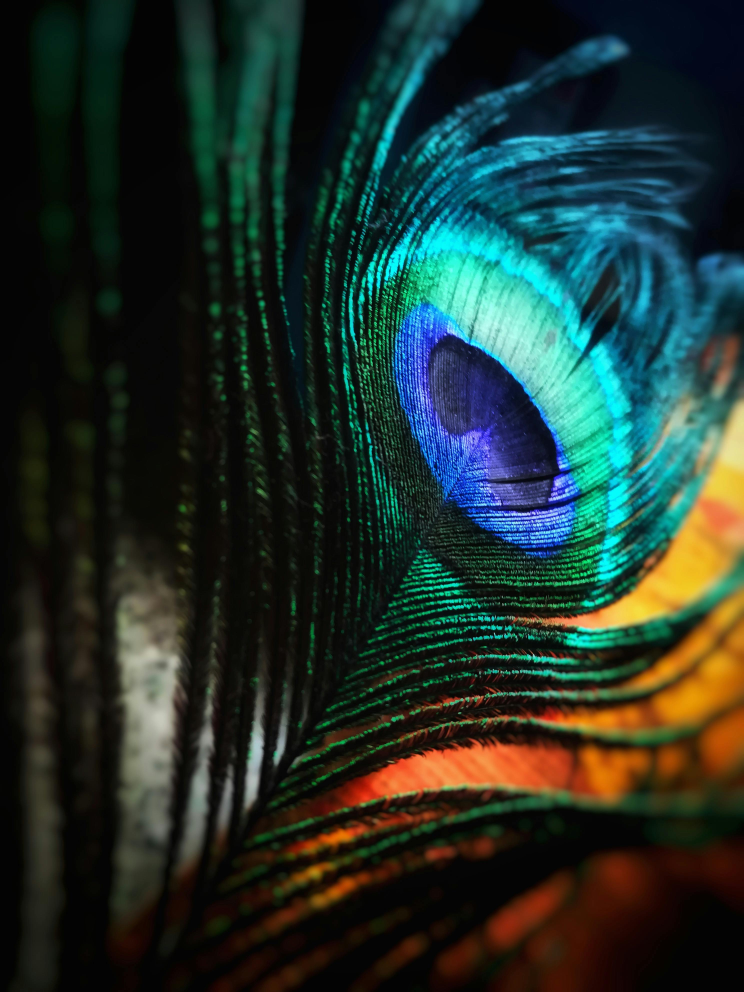
#> input picture pic1.jpg, 2976 x 3968 px, found by its file name (shown at 1/4 size)
$ jupyter execute matlib_attrition_report.ipynb
#> lines starting #> are read from the running program, lines starting #| are printed output that depends on the picture
[cell 1]
import numpy as np
import matplotlib.pyplot as plt
import cv2

[cell 2]
one_image=np.zeros((20,20))
one_image[:,11]=255
one_image[0,8:11]=255
plt.imshow(one_image)
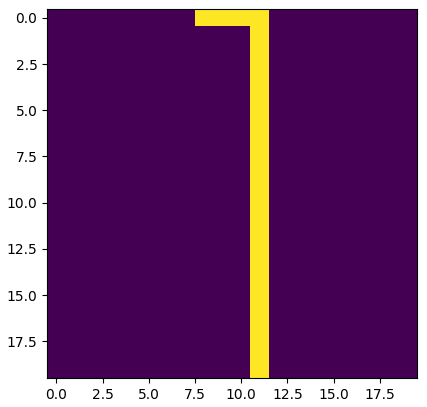
#> figure drawn by matplotlib, 1 panel

[cell 3]
img_array=plt.imread(r"E:\datascience\NUMPY\pic1.jpg")
#> img_array is the input picture: shape (3968, 2976, 3); mean R, G, B 33.4, 49.2, 42.6
img_array.shape
img_array[:,:,0].shape
plt.imshow(img_array[:,:,0])
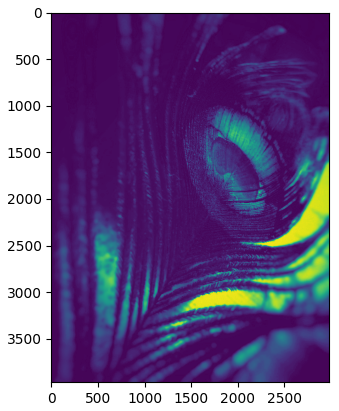
#> figure drawn by matplotlib, 1 panel

[cell 4]
img_array1=cv2.imread(r'E:\datascience\NUMPY\pic1.jpg')

img_array1.shape # height,width, colour image
resized=cv2.resize(img_array1,(800,600)) # name of image,width,height
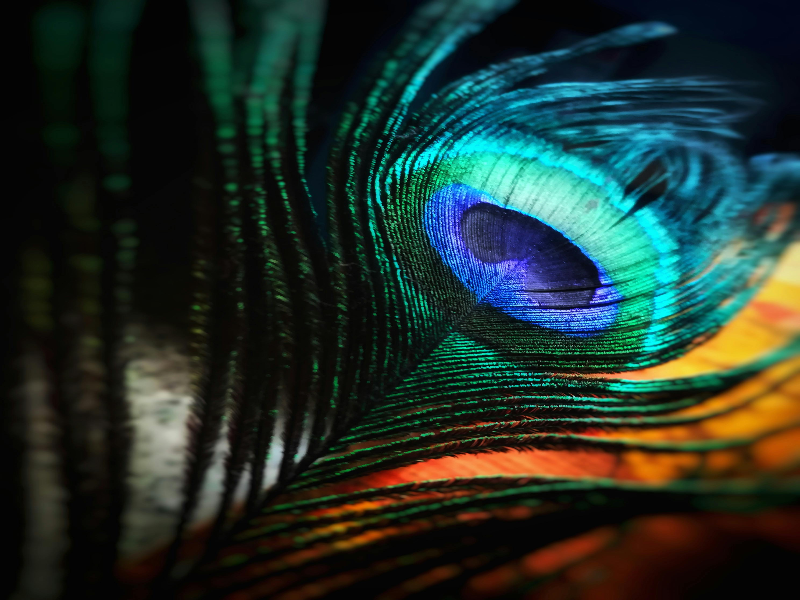
#> resized: shape (600, 800, 3); mean B, G, R 42.5, 49.1, 33.3
img_array1[2500:3000,1000:1500]
cv2.imshow("feather",resized)
cv2.waitKey(2500) # 0 = infinite time, 1000 = 1 sec
cv2.destroyAllWindows()

[cell 5]
labels=["Middle aged","Young aged","Adult"]
sizes=[1129,385,162]
colours=["skyblue","Darkblue","gray"]
explode=(0,0,0)
plt.figure(figsize=(3,3))  # Optional: Set the figure size

plt.pie(sizes, explode=explode, labels=labels, colors=colours,autopct='%1.1f%%')
        # autopct='%1.1f%%', shadow=True, startangle=140)
plt.axis('equal')
plt.show()
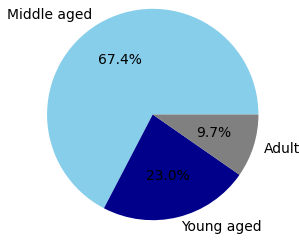
#> figure drawn by matplotlib, 1 panel

[cell 6]
categories=["Young aged","Middle aged","Adult"]
values=[101,88,10]
colours=["skyblue","darkblue",'grey']
plt.figure(figsize=(4,4))
plt.bar(categories,values)
plt.xlabel("Age")
plt.ylabel("No of employees")
plt.show()
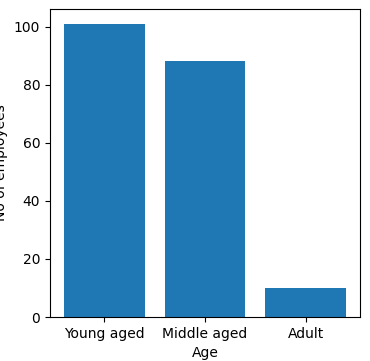
#> figure drawn by matplotlib, 1 panel; tallest bar 101 high, from x = -0.4 to 0.4

[cell 7]
x = [1, 2, 3, 4, 5]
y = [1, 3, 2, 5, 4]
plt.fill_between(x, y, color="skyblue", alpha=0.4)
plt.plot(x, y, color="Slateblue", alpha=0.6)
plt.title('Area Chart')
plt.xlabel('X-axis')
plt.ylabel('Y-axis')
plt.show()
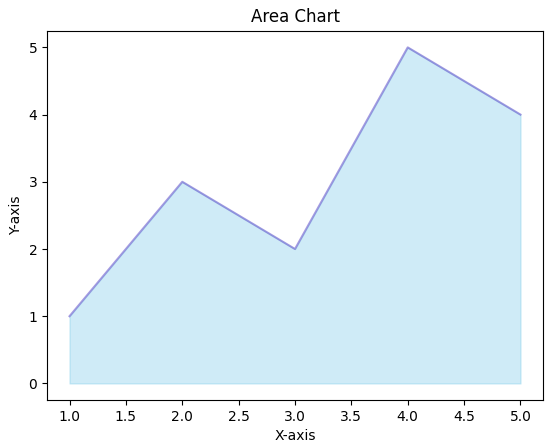
#> figure drawn by matplotlib, 1 panel

[cell 8]
x1 = [1, 2, 3, 4, 5]
y1 = [2, 3, 5, 7, 11]

x2=[]
plt.plot(x,y)
plt.show()
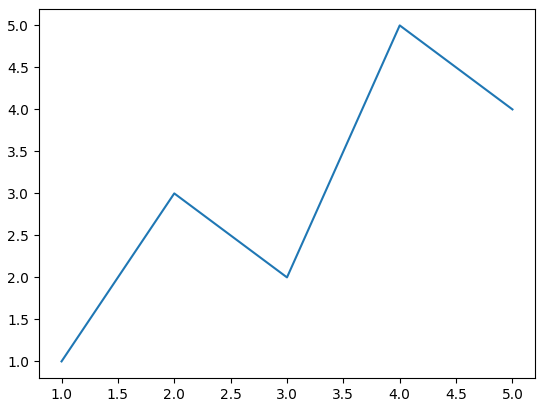
#> figure drawn by matplotlib, 1 panel

[cell 9]
labels=["Maternity","Cardiology","Neurology"]
values=[98,74,27]
colours=["Skyblue",'darkblue',"grey"]
plt.figure(figsize=(3,3))
plt.pie(values,labels=labels,colors=colours,autopct='%1.1f%%')
plt.show()
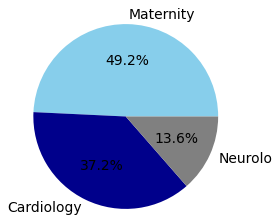
#> figure drawn by matplotlib, 1 panel
